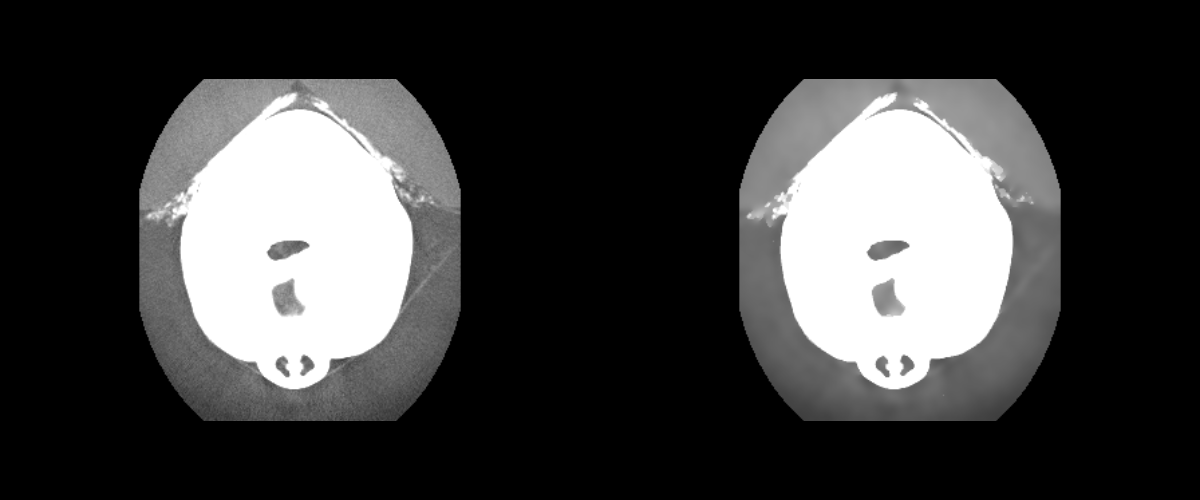

The script that drew this image:
#!/usr/bin/env python

# Edge-preserving smoothing of a 3D medical volume (FullHead.mhd) using
# vtkImageAnisotropicDiffusion2D.  The left viewport shows the original
# middle axial slice; the right shows the diffused result.

import os
from pathlib import Path

# Factory overrides: importing these modules registers the OpenGL rendering
# and interaction style implementations for vtkRenderingCore factory classes.
import vtkmodules.vtkInteractionStyle  # noqa: F401
import vtkmodules.vtkRenderingOpenGL2  # noqa: F401
# VTK pipeline classes used in this example
from vtkmodules.vtkIOImage import vtkMetaImageReader
from vtkmodules.vtkImagingCore import vtkImageCast
from vtkmodules.vtkImagingGeneral import vtkImageAnisotropicDiffusion2D
from vtkmodules.vtkRenderingCore import (
    vtkImageActor,
    vtkRenderWindow,
    vtkRenderWindowInteractor,
    vtkRenderer,
)

# Colors (normalized RGB)
black_rgb = (0.0, 0.0, 0.0)

# Data directory: defaults to the folder containing this script
data_dir = Path(os.environ.get("VPE_DATA_DIR", Path(__file__).parent))

# Reader: load the 3D medical volume
reader = vtkMetaImageReader()
reader.SetFileName(str(data_dir / "FullHead.mhd"))
reader.Update()

# Determine the middle axial slice
extent = reader.GetOutput().GetExtent()
mid_z = (extent[4] + extent[5]) // 2

# Filter: anisotropic diffusion — smooths homogeneous regions while
# preserving edges by limiting diffusion across large gradients
diffusion = vtkImageAnisotropicDiffusion2D()
diffusion.SetInputConnection(reader.GetOutputPort())
diffusion.SetNumberOfIterations(10)
diffusion.SetDiffusionThreshold(20.0)
diffusion.SetDiffusionFactor(1.0)

# Cast original: convert to unsigned char for display
cast_original = vtkImageCast()
cast_original.SetInputConnection(reader.GetOutputPort())
cast_original.SetOutputScalarTypeToUnsignedChar()
cast_original.ClampOverflowOn()

# Cast diffused: convert to unsigned char for display
cast_diffused = vtkImageCast()
cast_diffused.SetInputConnection(diffusion.GetOutputPort())
cast_diffused.SetOutputScalarTypeToUnsignedChar()
cast_diffused.ClampOverflowOn()

# Actor 1: original slice in the left viewport
actor_original = vtkImageActor()
actor_original.GetMapper().SetInputConnection(cast_original.GetOutputPort())
actor_original.SetDisplayExtent(extent[0], extent[1], extent[2], extent[3],
                                mid_z, mid_z)

# Actor 2: diffused slice in the right viewport
actor_diffused = vtkImageActor()
actor_diffused.GetMapper().SetInputConnection(cast_diffused.GetOutputPort())
actor_diffused.SetDisplayExtent(extent[0], extent[1], extent[2], extent[3],
                                mid_z, mid_z)

# Renderer 1: left viewport — original
renderer_left = vtkRenderer()
renderer_left.AddActor(actor_original)
renderer_left.SetViewport(0.0, 0.0, 0.5, 1.0)
renderer_left.SetBackground(black_rgb)
renderer_left.ResetCamera()

# Renderer 2: right viewport — diffused
renderer_right = vtkRenderer()
renderer_right.AddActor(actor_diffused)
renderer_right.SetViewport(0.5, 0.0, 1.0, 1.0)
renderer_right.SetBackground(black_rgb)
renderer_right.ResetCamera()

# Window: display the rendered scene
render_window = vtkRenderWindow()
render_window.AddRenderer(renderer_left)
render_window.AddRenderer(renderer_right)
render_window.SetWindowName("anisotropic diffusion")
render_window.SetMultiSamples(0)
render_window.SetSize(1200, 500)

# Interactor: handle mouse and keyboard events
render_window_interactor = vtkRenderWindowInteractor()
render_window_interactor.SetRenderWindow(render_window)

# Launch the interactive visualization
render_window_interactor.Initialize()
render_window_interactor.Start()
